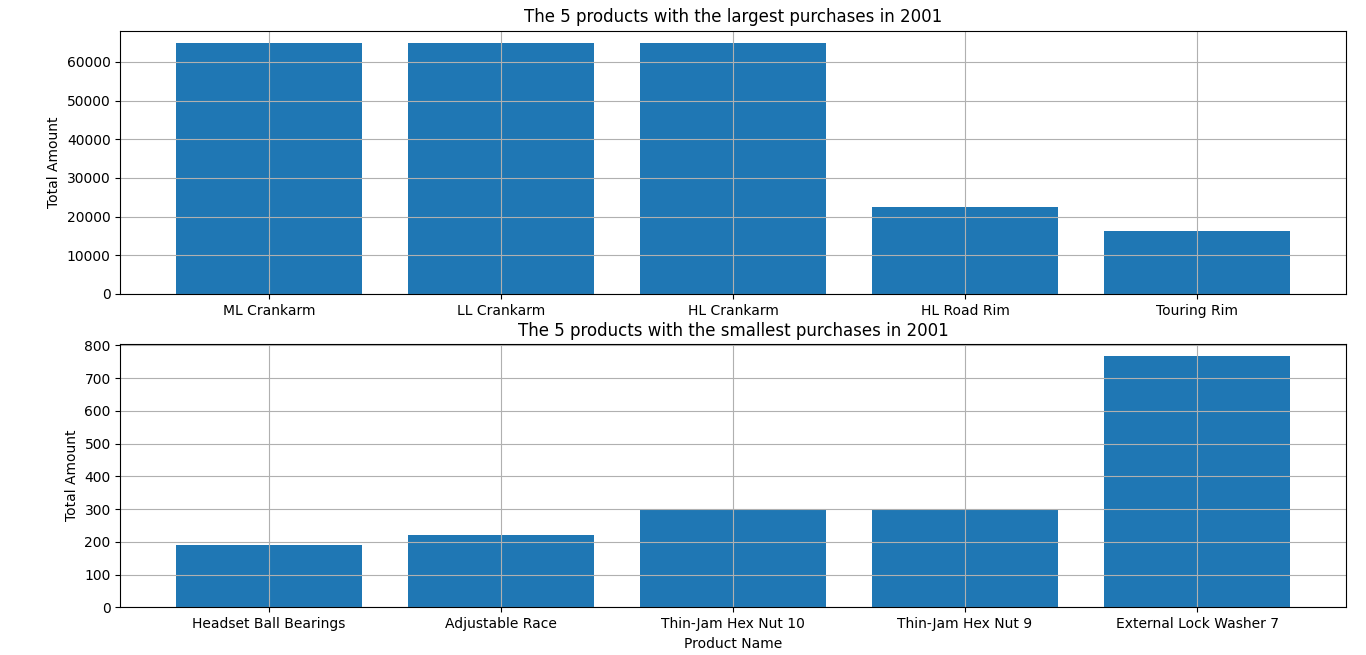

This chart was generated by the following Python code:
import pandas as pd
import matplotlib.pyplot as plt
import mysql.connector

conn = mysql.connector.connect(
    host='localhost',
    user='root',
    password='',
    database='adventureworks'
)

query = """
    SELECT p.ProductID, p.Name AS ProductName, ROUND(SUM(poh.TotalDue), 2) AS TotalAmountDue
    FROM purchaseorderdetail pod
    JOIN product p ON pod.ProductID = p.ProductID
    JOIN purchaseorderheader poh ON pod.PurchaseOrderID = poh.PurchaseOrderID
    WHERE YEAR(poh.OrderDate) = 2001
    GROUP BY p.ProductID, p.Name
    ORDER BY TotalAmountDue DESC
    LIMIT 5;
"""
df_top = pd.read_sql_query(query, conn)

query = """
    SELECT p.ProductID, p.Name AS ProductName, ROUND(SUM(poh.TotalDue), 2) AS TotalAmountDue
    FROM purchaseorderdetail pod
    JOIN product p ON pod.ProductID = p.ProductID
    JOIN purchaseorderheader poh ON pod.PurchaseOrderID = poh.PurchaseOrderID
    WHERE YEAR(poh.OrderDate) = 2001
    GROUP BY p.ProductID, p.Name
    ORDER BY TotalAmountDue ASC
    LIMIT 5;
"""
df_bottom = pd.read_sql_query(query, conn)

conn.close()

df_top = pd.DataFrame({
    "ProductName": df_top['ProductName'],
    "TotalAmountDue": df_top['TotalAmountDue'],
})

df_bottom = pd.DataFrame({
    "ProductName": df_bottom['ProductName'],
    "TotalAmountDue": df_bottom['TotalAmountDue'],
})

fig, ax = plt.subplots(2, 1, figsize=(10, 8))

ax[0].bar(df_top['ProductName'], df_top['TotalAmountDue'])
ax[0].set_ylabel("Total Amount")
ax[0].set_title("The 5 products with the largest purchases in 2001")
ax[0].grid(True)

ax[1].bar(df_bottom['ProductName'], df_bottom['TotalAmountDue'])
ax[1].set_xlabel("Product Name")
ax[1].set_ylabel("Total Amount")
ax[1].set_title("The 5 products with the smallest purchases in 2001")
ax[1].grid(True)

plt.tight_layout()
plt.show()
